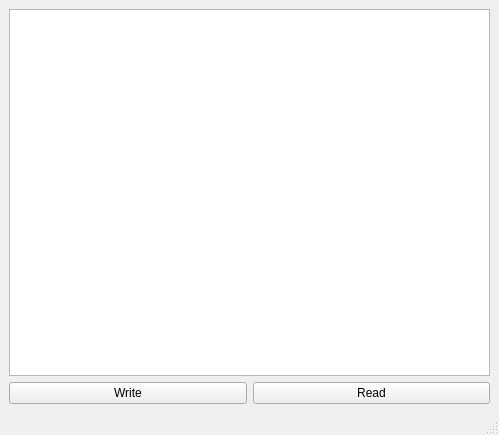
<?xml version="1.0" encoding="UTF-8"?>
<ui version="4.0">
 <class>MainWindow</class>
 <widget class="QMainWindow" name="MainWindow">
  <property name="geometry">
   <rect>
    <x>0</x>
    <y>0</y>
    <width>499</width>
    <height>435</height>
   </rect>
  </property>
  <property name="windowTitle">
   <string>MainWindow</string>
  </property>
  <widget class="QWidget" name="centralwidget">
   <layout class="QVBoxLayout" name="verticalLayout_2">
    <item>
     <layout class="QVBoxLayout" name="verticalLayout">
      <item>
       <widget class="QPlainTextEdit" name="plainTextEdit"/>
      </item>
      <item>
       <layout class="QHBoxLayout" name="horizontalLayout">
        <item>
         <widget class="QPushButton" name="pushButton">
          <property name="text">
           <string>Write</string>
          </property>
         </widget>
        </item>
        <item>
         <widget class="QPushButton" name="pushButton_2">
          <property name="text">
           <string>Read</string>
          </property>
         </widget>
        </item>
       </layout>
      </item>
     </layout>
    </item>
   </layout>
  </widget>
  <widget class="QMenuBar" name="menubar">
   <property name="geometry">
    <rect>
     <x>0</x>
     <y>0</y>
     <width>499</width>
     <height>21</height>
    </rect>
   </property>
  </widget>
  <widget class="QStatusBar" name="statusbar"/>
 </widget>
 <resources/>
 <connections/>
</ui>
